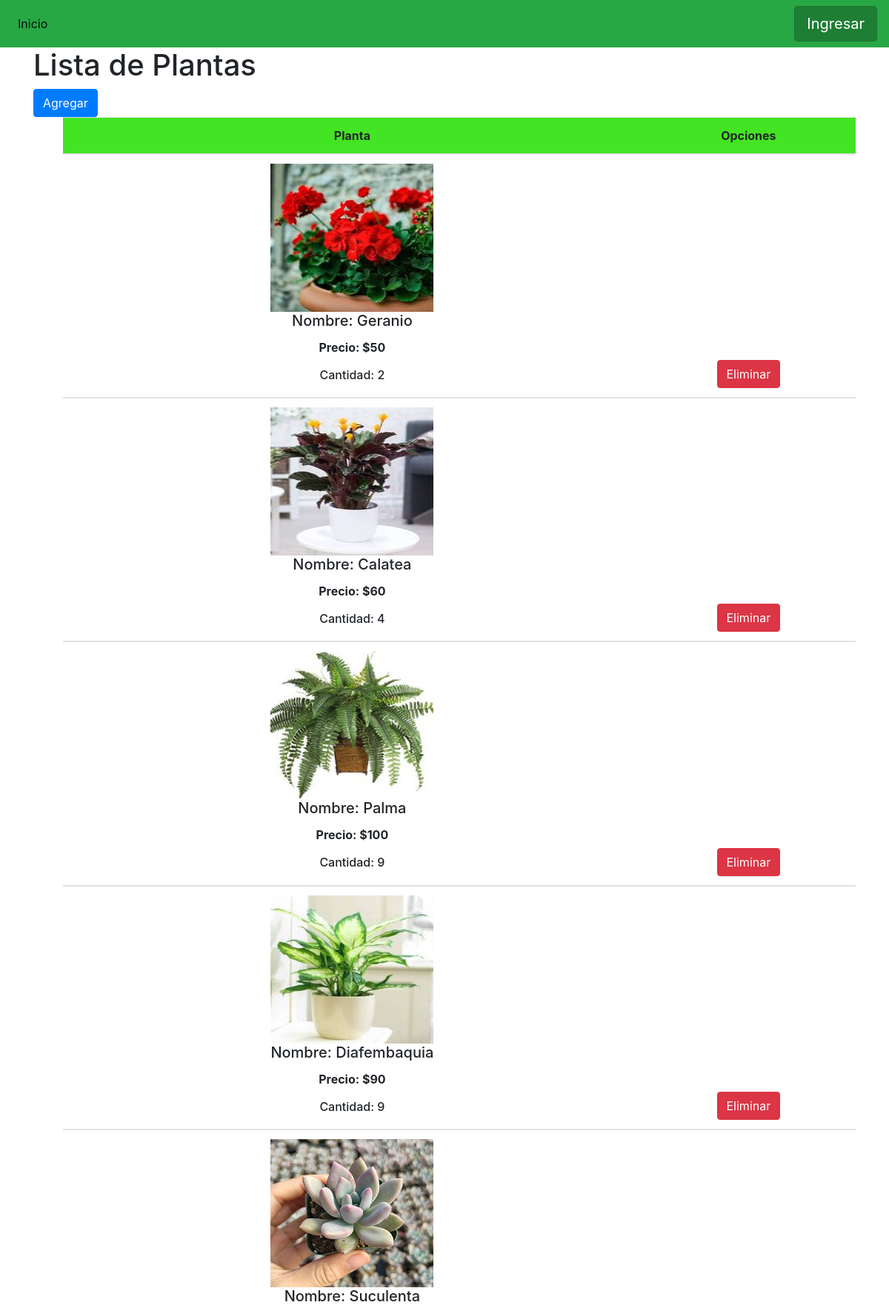
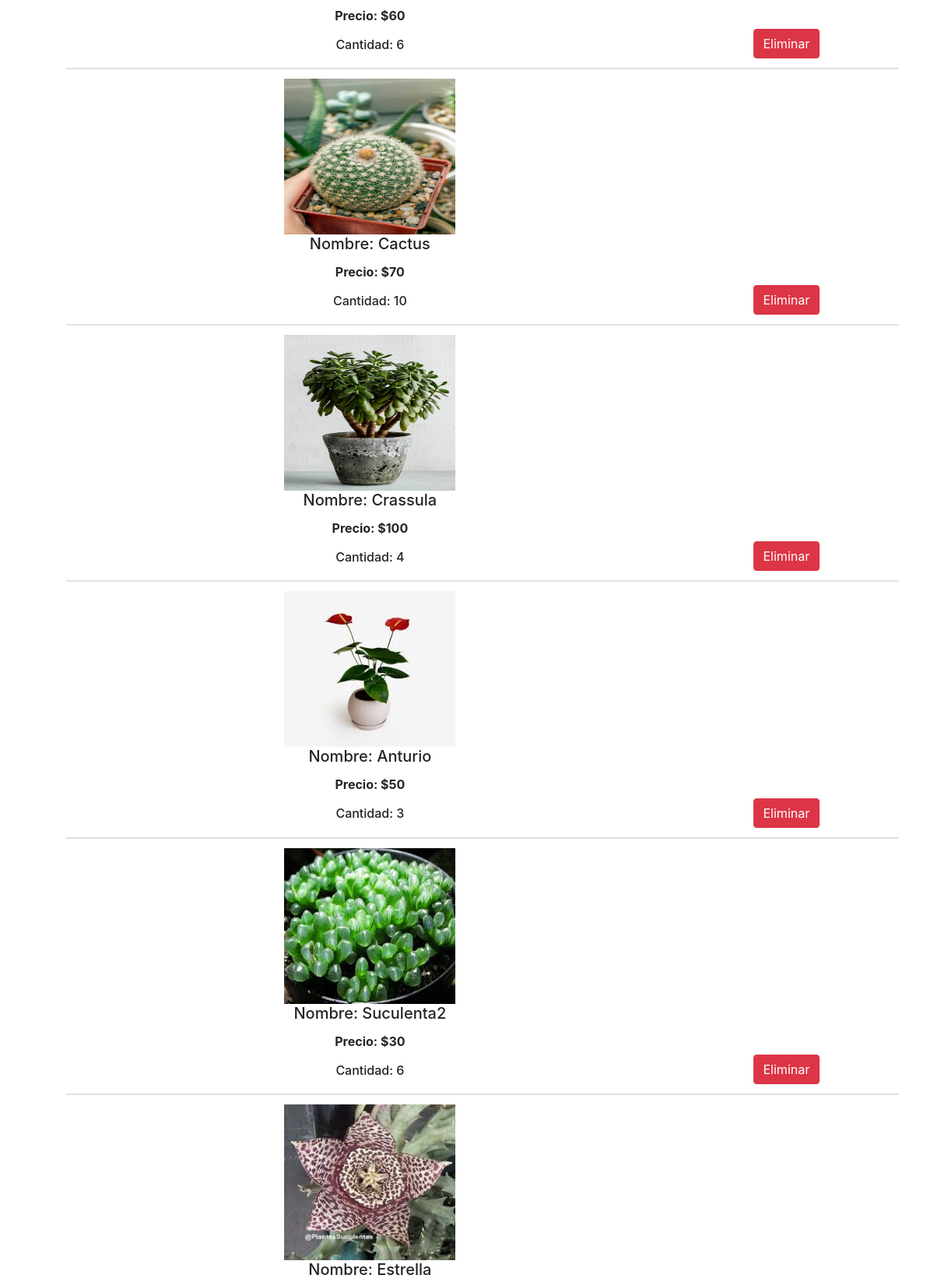
Page /tienda/Plantas/ (upper part) on the committed database (2 pictures, top to bottom).
### tienda/models.py (models this page shows, shortened)
class Producto(models.Model):
    nombre = models.CharField(max_length=64)
    precio = models.IntegerField()
    existencia =models.IntegerField(default = 0)
    imagen = models.ImageField(upload_to='images/')

### tienda/views.py (the view)
# urls.py: path('Plantas/',views.Plantas, name ='Plantas'),
def Plantas(request):
    p = Producto.objects.all()
    context = {
        'productos': p
    }
    return render(request,'Plantas.html',context)

### tienda/templates/Plantas.html (shortened to what this page needs)
{% extends "base.html" %}
{% block contenido %}
    {% load static %}
<h1>Lista de Plantas</h1>
<a type="button" class="btn btn-primary" href="{% url 'tienda:AgregarPlanta' %}">Agregar </a>
{% if productos %}
<ul>
    <table class="table table-hover">
        <thead>
            <th style="background-color:#43e423;" class="  text-center">
                Planta
            </th>
            <th style="background-color:#43e423;" class="  text-center">
                Opciones
            </th>
            {% for p in productos %}
            <tr>
                <th class="text-center">
                    <img src="{{ p.imagen.url }}" class="img-responsive"
                        style="width: 10" alt="200" width="220" height="200" />
                    <h5 class="card-title">Nombre: {{p.nombre}}</h5>
                    <p class="card-text">Precio: ${{p.precio}}</p>
                    <h6>Cantidad: {{p.existencia}}</h6>
                </th>
                <th class="text-center">
                    <a href="{% url 'tienda:deletep' p.id %}" class="btn btn-danger">Eliminar</a>
                </th>
            </tr>
            {% endfor %}
        </thead>
    </table>
</ul>
{%else %}
No hay plantas registradas
{% endif %}
{% endblock %}

### rows in the picture
Producto: imagen (picture), nombre "Geranio", precio "50", existencia "2"
Producto: imagen (picture), nombre "Calatea", precio "60", existencia "4"
Producto: imagen (picture), nombre "Palma", precio "100", existencia "9"
Producto: imagen (picture), nombre "Diafembaquia", precio "90", existencia "9"
Producto: imagen (picture), nombre "Suculenta", precio "60", existencia "6"
Producto: imagen (picture), nombre "Cactus", precio "70", existencia "10"
Producto: imagen (picture), nombre "Crassula", precio "100", existencia "4"
Producto: imagen (picture), nombre "Anturio", precio "50", existencia "3"
Producto: imagen (picture), nombre "Suculenta2", precio "30", existencia "6"
Producto: imagen (picture), nombre "Estrella"
